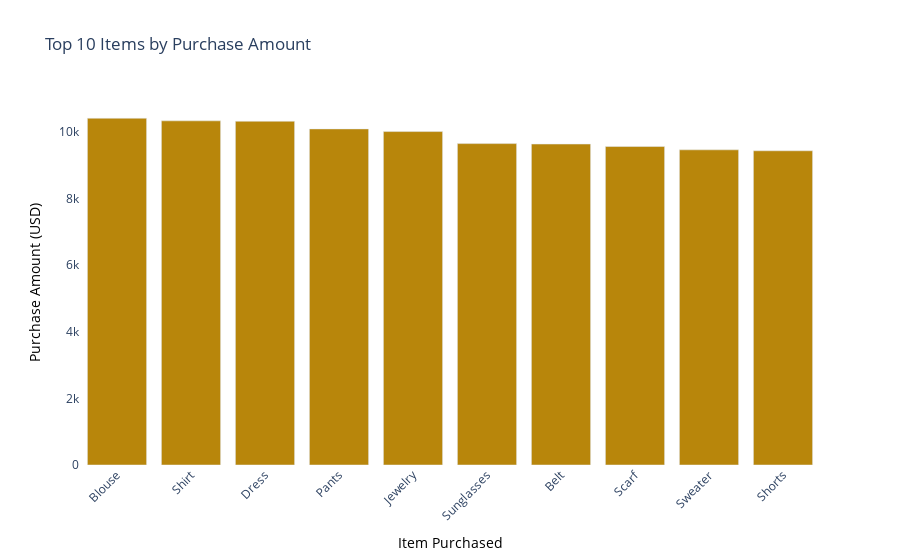

Source (notebook cell):
### Markdown cell above
Total Purchase Amount: Montana has the highest total purchase amount, followed by Illinois, California, Idaho, and Nevada. Nebraska has the lowest total purchase amount among the top 10 locations

### Code cell
grouped_df = df.groupby('Item Purchased')['Purchase Amount (USD)'].sum().reset_index()
top_items = grouped_df.sort_values(by='Purchase Amount (USD)', ascending=False).head(10)

items = top_items['Item Purchased']
purchase_amounts = top_items['Purchase Amount (USD)']

fig = go.Figure(data=[go.Bar(
    x=items,
    y=purchase_amounts,
    marker_color='darkgoldenrod'  
)])


fig.update_layout(
    title='Top 10 Items by Purchase Amount',
    xaxis_title='Item Purchased',
    yaxis_title='Purchase Amount (USD)',
    xaxis=dict(
        title_text='Item Purchased',
        title_font=dict(size=14, color='black'),
        tickangle=-45
    ),
    yaxis=dict(
        title_text='Purchase Amount (USD)',
        title_font=dict(size=14, color='black')
    ),
    plot_bgcolor='white',
    paper_bgcolor='white'
)

fig.show()

### Figure 1 — Plotly figure (JSON) as saved in the notebook; plotly's stock layout.template omitted (floating-point values rounded to 4 significant figures)
{"data": [{"marker": {"color": "darkgoldenrod"}, "type": "bar", "x": ["Blouse", "Shirt", "Dress", "Pants", "Jewelry", "Sunglasses", "Belt", "Scarf", "Sweater", "Shorts"], "y": [10410, 10332, 10320, 10090, 10010, 9649, 9635, 9561, 9462, 9433]}], "layout": {"paper_bgcolor": "white", "plot_bgcolor": "white", "title": {"text": "Top 10 Items by Purchase Amount"}, "xaxis": {"tickangle": -45, "title": {"font": {"color": "black", "size": 14}, "text": "Item Purchased"}}, "yaxis": {"title": {"font": {"color": "black", "size": 14}, "text": "Purchase Amount (USD)"}}}}
